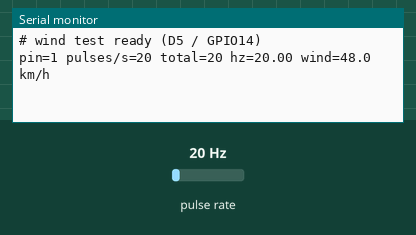
Recording of a sketch running on a simulated ESP32. On the bench: the last lines printed to the serial monitor. Wiring (inferred from the names in the program): pulse sensor: data GPIO 14. Inputs (shaded band) come from the test bench; at power-on: pulse rate 20 Hz.

Above: at 1.2 s.
1.3 s: pulse rate (sensor on GPIO 14) set to 4 Hz
At 2.6 s:
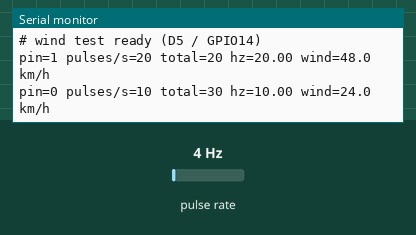
2.8 s: pulse rate (sensor on GPIO 14) set to 50 Hz
At 3.4 s:
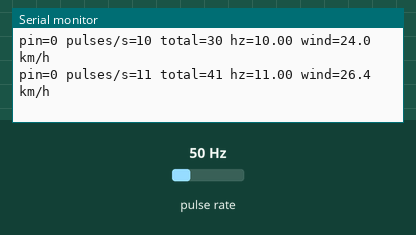
Timing chart, 0 to 5.8 s (numbered marks = the images above; inputs shaded):
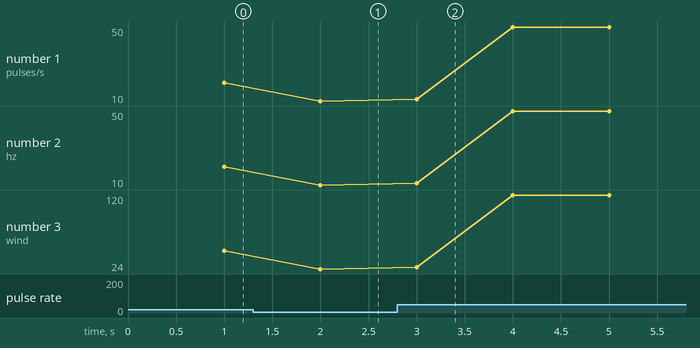

Measured:
- after the input at 1.3 s, the serial monitor: prints a new line after 0.70 s (image 1)
- after the input at 2.8 s, the serial monitor: prints a new line after 0.20 s (image 2)
- plotted number 1: 20 → 10 after the input at 1.3 s
- plotted number 2: 20 → 10 after the input at 1.3 s
- plotted number 3: 48 → 24 after the input at 1.3 s, 24 → 120 after the input at 2.8 s

The sketch:

wind_test.ino
```cpp
/*
 * اختبار حساس الرياح (نبضي بسلكين) - ESP8266
 *
 * التوصيل:  سلك الحساس 1 -> D5 (GPIO14)
 *           سلك الحساس 2 -> GND
 *
 * افتح Serial Monitor على سرعة 115200.
 * حرّك الأكواب بيدك: يجب أن يزيد عدّاد النبضات.
 */

const uint8_t PIN_WIND = 14;            // D5
const float KMH_PER_HZ = 2.4;           // تقريبي - يحتاج معايرة حسب حساسك
const unsigned long DEBOUNCE_US = 5000; // تجاهل الارتداد الميكانيكي (5 ms)

volatile unsigned long pulses = 0;
volatile unsigned long lastPulseUs = 0;
unsigned long totalPulses = 0;
unsigned long lastReport = 0;

void IRAM_ATTR onPulse() {
  unsigned long now = micros();
  if (now - lastPulseUs >= DEBOUNCE_US) {
    pulses++;
    lastPulseUs = now;
  }
}

void setup() {
  Serial.begin(115200);
  pinMode(PIN_WIND, INPUT_PULLUP);
  attachInterrupt(digitalPinToInterrupt(PIN_WIND), onPulse, FALLING);
  lastReport = millis();
  Serial.println();
  Serial.println("# wind test ready (D5 / GPIO14)");
}

void loop() {
  unsigned long now = millis();
  if (now - lastReport >= 1000) {
    noInterrupts();
    unsigned long p = pulses;
    pulses = 0;
    interrupts();

    float hz = p * 1000.0 / (now - lastReport);
    totalPulses += p;
    lastReport = now;

    Serial.printf("pin=%d pulses/s=%lu total=%lu hz=%.2f wind=%.1f km/h\n",
                  digitalRead(PIN_WIND), p, totalPulses, hz, hz * KMH_PER_HZ);
  }
}
```
